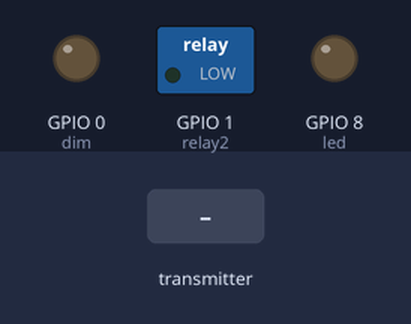
Bench run of a program on a simulated ESP32-C3. Shown: switched loads named in the program (green lamp = pin HIGH), output pins drawn as LEDs (lit = HIGH). The test bench sets the inputs (shaded band).

Above: at 1.2 s.
1.3 s: the transmitter starts sending b = 1024
At 1.6 s:
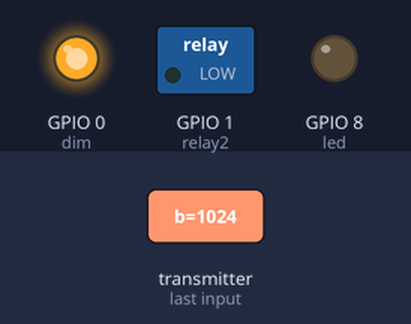
2.8 s: the transmitter starts sending c = 1024
At 3.9 s:
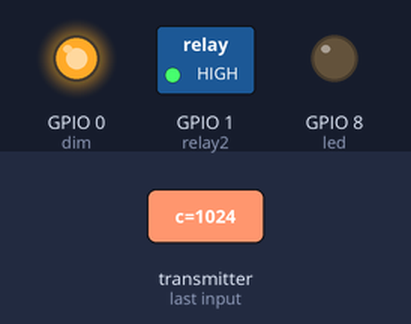
4.3 s: the transmitter starts sending b = 0
At 5.1 s:
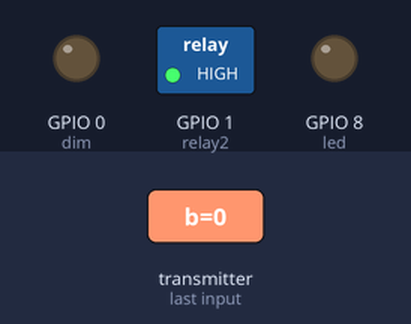
5.8 s: the transmitter starts sending b = 2048
At 6.3 s:
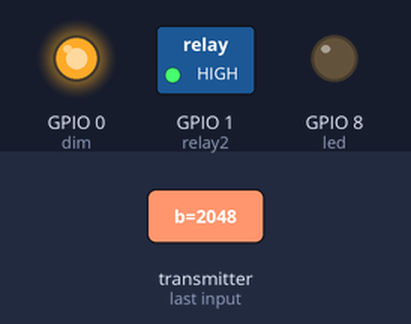
Timing chart, 0 to 8.3 s (numbered marks = the images above; inputs shaded):
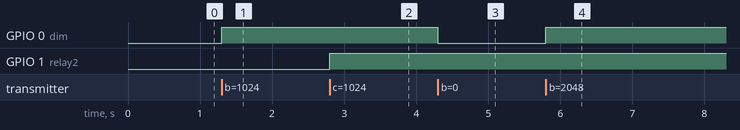

The program:

main.cpp
```cpp
#include <Arduino.h>
#include <esp_now.h>
#include <WiFi.h>

// Define a data structure
typedef struct struct_message {
  // char a[32];
  int b;
  int c;
  // bool d;
} struct_message;

// Create a structured object
struct_message myData;

#define led 8
#define dim 0
#define relay2 1

bool buzzerState = LOW;
bool saklar = LOW;

// anti bounce variables
bool saklarbounce = HIGH;
bool dimbounce = HIGH;


unsigned long previousMillis = 0; // Store the last time LED was updated


// Callback function executed when data is received
void OnDataRecv(const uint8_t * mac, const uint8_t *incomingData, int len) {
  memcpy(&myData, incomingData, sizeof(myData));
  // Serial.print("Data received: ");
  // Serial.println(len);
  // Serial.print("Character Value: ");
  // Serial.println(myData.a);
  // Serial.print("Integer Value: ");
  // Serial.println(myData.b);

  // saklar dim
  buzzerState = myData.b;

  // saklar
  saklar = myData.c;
  // Serial.println(myData.c);

  // Serial.print("Boolean Value: ");
  // Serial.println(myData.d);
  // bool status = myData.d;
  // Serial.println();
}

void setup() {
  // Set up Serial Monitor
  Serial.begin(115200);

  pinMode(led, OUTPUT);
  pinMode(dim, OUTPUT);
  pinMode(relay2, OUTPUT);

  digitalWrite(dim, LOW);
  digitalWrite(relay2, LOW);

  // Set ESP32 as a Wi-Fi Station
  WiFi.mode(WIFI_STA);

  // Initilize ESP-NOW
  if (esp_now_init() != ESP_OK) {
    Serial.println("Error initializing ESP-NOW");
    return;
  }

  // Register callback function
  esp_now_register_recv_cb(OnDataRecv);
}

bool saklarState = false;

void loop() {
  if (buzzerState) {
    digitalWrite(dim, HIGH);
  } else {
    digitalWrite(dim, LOW);
  }

  if (buzzerState == HIGH && dimbounce == LOW)
  {
    previousMillis = millis();
  }

  dimbounce = buzzerState;

  if (saklar == HIGH && saklarbounce == LOW) {
    saklarState = !saklarState;
    digitalWrite(relay2, saklarState ? HIGH : LOW);
  }
  saklarbounce = saklar;


    if (millis() - previousMillis >= 5000 && buzzerState == HIGH)
  {
    buzzerState = LOW;
  }
}
```

Measured:
- after the input at 1.3 s, GPIO 0 (dim): LOW → HIGH at once
- after the input at 2.8 s, GPIO 1 (relay2): LOW → HIGH at once
- after the input at 4.3 s, GPIO 0 (dim): HIGH → LOW at once
- after the input at 5.8 s, GPIO 0 (dim): LOW → HIGH at once
